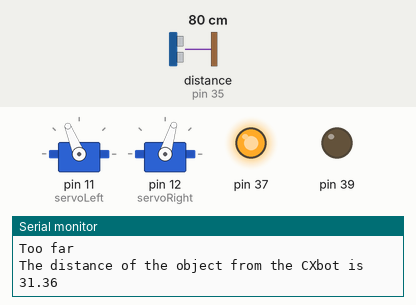
Simulated run of this sketch. Board: Arduino Mega 2560, built with avr-gcc and run on an emulated ATmega2560. Shown: 2 × servo, output pins drawn as LEDs (lit = HIGH), the last lines printed to the serial monitor. Wiring (inferred from the names in the program): ultrasonic range finder: trigger pin 35; echo pin 35. The inputs (shaded band) are chosen by the test bench; at power-on: distance to the obstacle (sensor on pin 35) 80 cm. The echo pulse lasts 58.3 µs per cm.

Above: at 1.2 s.
1.3 s: distance to the obstacle (sensor on pin 35) set to 29 cm
4.3 s: distance to the obstacle (sensor on pin 35) set to 22 cm
At 5.1 s:
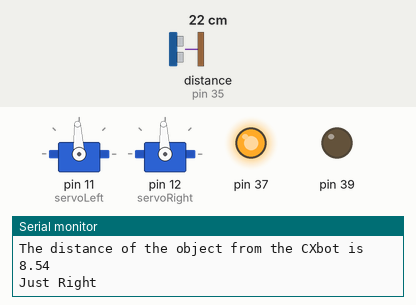
5.8 s: distance to the obstacle (sensor on pin 35) set to 17 cm
7.3 s: distance to the obstacle (sensor on pin 35) set to 14 cm
At 8.5 s:
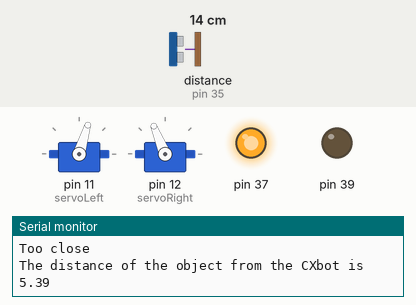
8.8 s: distance to the obstacle (sensor on pin 35) set to 18 cm
At 9.2 s:
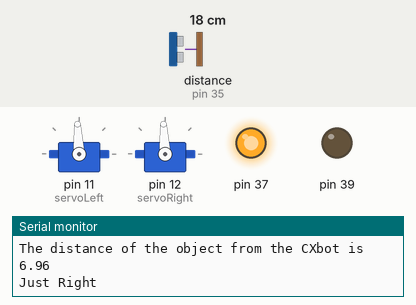
10.3 s: distance to the obstacle (sensor on pin 35) set to 250 cm
At 10.9 s:
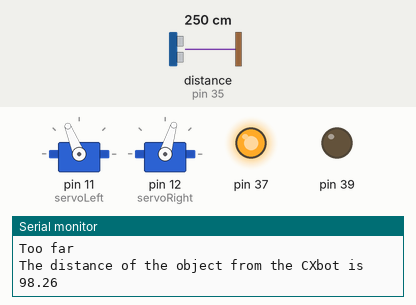
Timing chart, 0 to 12.8 s (numbered marks = the images above; inputs shaded):
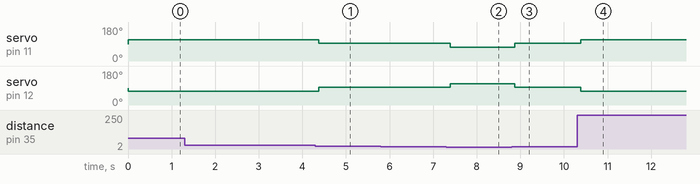

Measured:
- the behaviour switches between 26 and 25 cm on distance to the obstacle (sensor on pin 35) (found by bisection; images 0 and 1)
- the behaviour switches between 16 and 15 cm on distance to the obstacle (sensor on pin 35) (found by bisection; images 1 and 2)
- after the input at 4.3 s, servo on pin 11 (servoLeft): 112° → 93° after 0.08 s; servo on pin 12 (servoRight): 73° → 93° after 0.08 s
- after the input at 7.3 s, servo on pin 11 (servoLeft): 93° → 73° after 0.09 s; servo on pin 12 (servoRight): 93° → 112° after 0.09 s
- after the input at 8.8 s, servo on pin 11 (servoLeft): 73° → 93° after 0.07 s; servo on pin 12 (servoRight): 112° → 93° after 0.07 s
- after the input at 10.3 s, servo on pin 11 (servoLeft): 93° → 112° after 0.08 s; servo on pin 12 (servoRight): 93° → 73° after 0.08 s

The sketch:

PingSensor.ino
```cpp
#include <Servo.h>
const int pingPin = 35;
Servo servoLeft;
Servo servoRight;

void setup() {
  Serial.begin(9600);
  pinMode(37,OUTPUT);
  pinMode(39,OUTPUT);
  digitalWrite(37,HIGH);
  digitalWrite(39,LOW);

  servoLeft.attach(11);
  servoRight.attach(12);
}
float microsecondsToInches(long microseconds){
  return microseconds/ 74.074/2;
}

void loop() {
  long duration;
  float inches;
  //sending pulse
  pinMode(pingPin,OUTPUT);
  digitalWrite(pingPin, LOW);
  delayMicroseconds(2);
  digitalWrite(pingPin,HIGH);
  delayMicroseconds(5);
  digitalWrite(pingPin,LOW);

  //reading back signal
  pinMode(pingPin,INPUT);
  duration = pulseIn(pingPin,HIGH);

  inches = microsecondsToInches(duration);

  Serial.print("The distance of the object from the CXbot is ");
  Serial.print(inches);
  Serial.println();
  if (inches<= 6){
    Serial.println("Too close");
    servoLeft.writeMicroseconds(1300);
    servoRight.writeMicroseconds(1700);

  }
  else if (inches>= 10){
    Serial.println("Too far");
    servoLeft.writeMicroseconds(1700);
    servoRight.writeMicroseconds(1300);

  }
  else  {
    Serial.println("Just Right");
    servoLeft.writeMicroseconds(1500);
    servoRight.writeMicroseconds(1500);
    delay(1500);

  }


}
```
